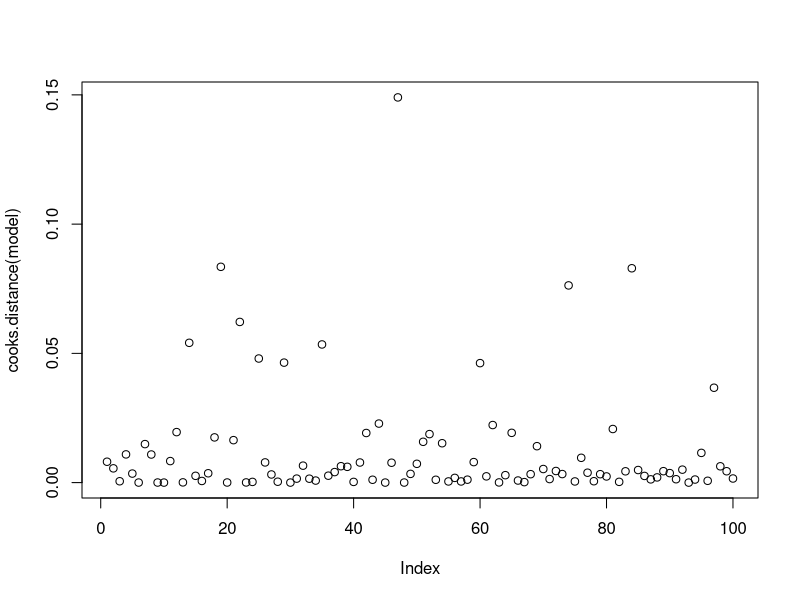
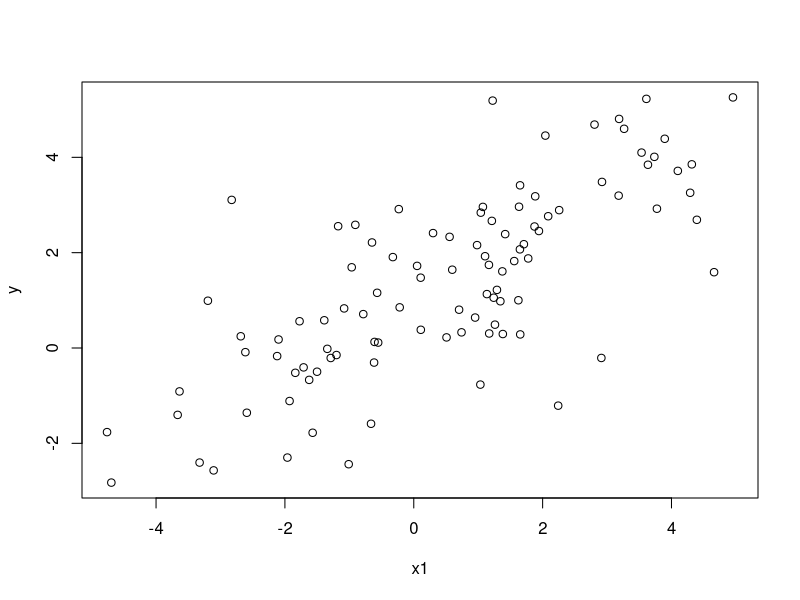
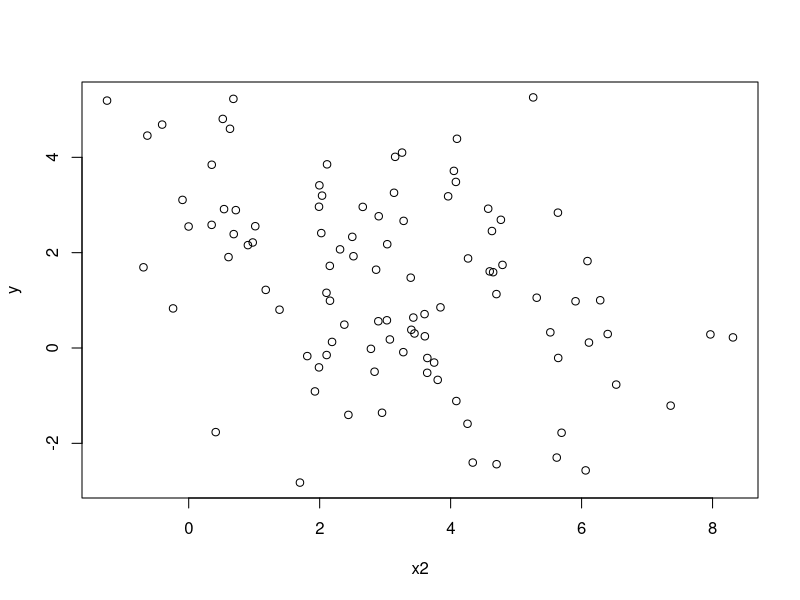
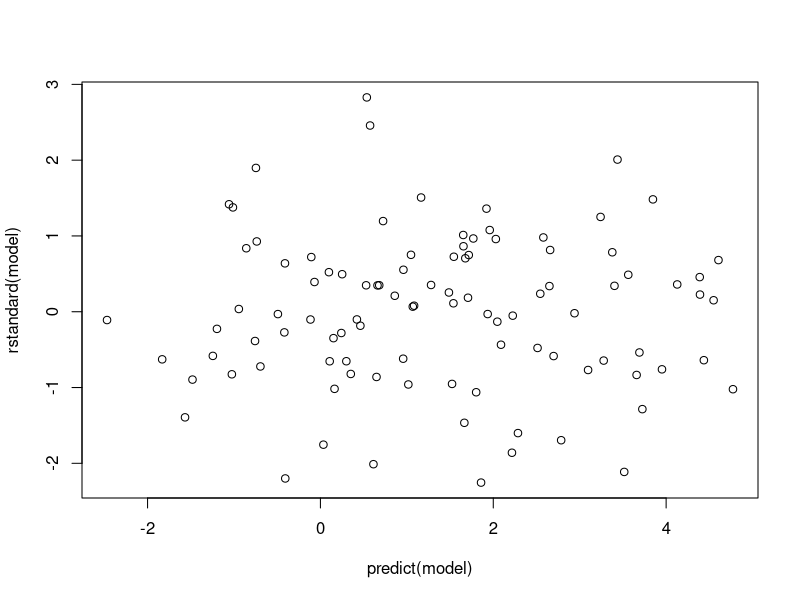
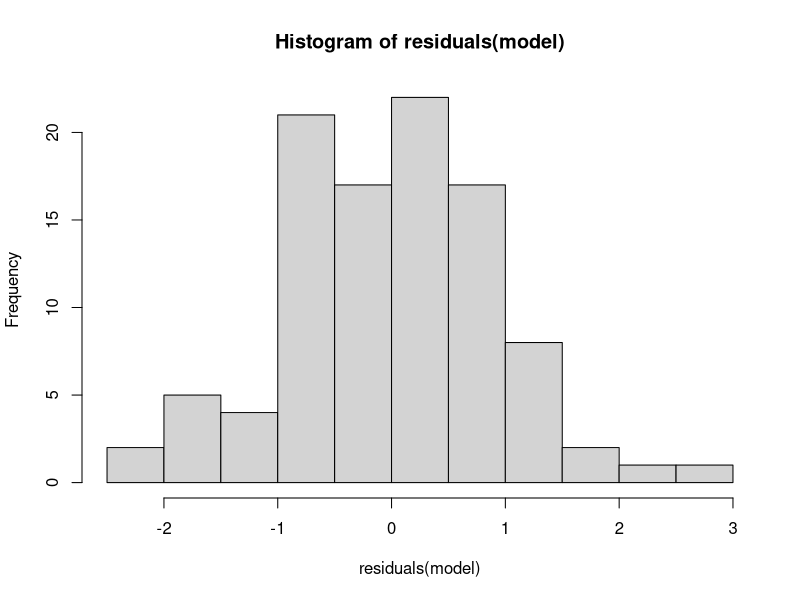
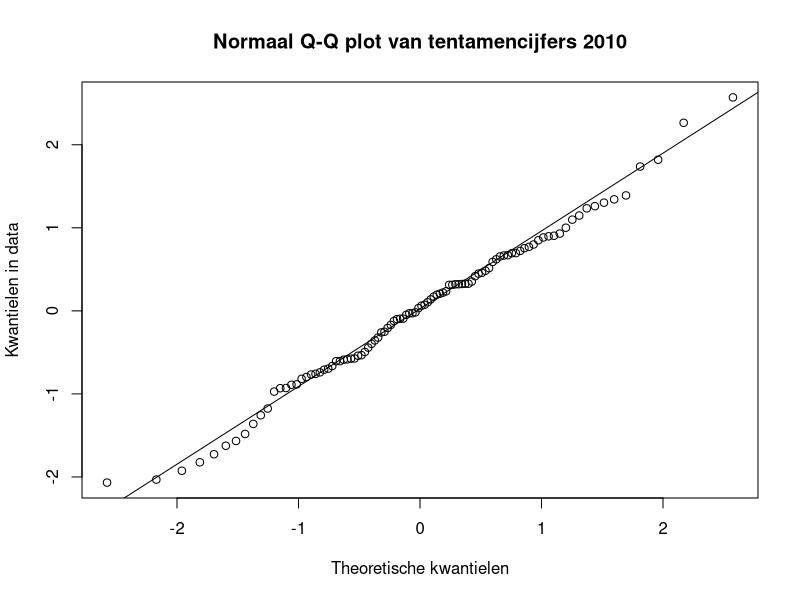

Source code (R) for these figures, in order: (Note: this script raises an error after producing the figures.)
## +++++++++++++++++++++++++++++++++++++++++++++++++++++++++++++++++++++++++++++
## Regressie oefenen.R ####
## +++++++++++++++++++++++++++++++++++++++++++++++++++++++++++++++++++++++++++++
## R code voor Student Analytics Vrije Universiteit Amsterdam
## Copyright 2020 VU
## Web Page: http://www.vu.nl
## Contact: Theo Bakker (t.c.bakker@vu.nl)
## Verspreiding buiten de VU: Ja
##
## Doel: Doel
##
## Afhankelijkheden: Afhankelijkheid
##
## Datasets: Datasets
##
## Opmerkingen:
## 1) Geen.
## 2) ___
##
## ++++++++++++++++++++++++++++++++++++++++++++++++++++++++++++++++++++++++++++
## TODO:
## 1) ___.
##
## ++++++++++++++++++++++++++++++++++++++++++++++++++++++++++++++++++++++++++++
## Geschiedenis:
## 16-07-2020: EG: Aanmaak bestand
## ++++++++++++++++++++++++++++++++++++++++++++++++++++++++++++++++++++++++++++

# links
# https://stats.stackexchange.com/questions/65713/if-you-run-ols-regression-on-cross-sectional-data-should-you-test-for-autocorre

library(rms)

set.seed(12345)

x1 <- rnorm(100,0,2)

x2 <- rnorm(100,3,2)

y <- 2.3 + 0.7 * x1 - 0.4 * x2 + rnorm(100,0,1)

dat <- data.frame(y,x1,x2)

model <- lm(y ~ x1 + x2)

# Outliers
plot(cooks.distance(model))

mahalanobis(cbind(x1,x2),
            c(mean(x1),mean(x2)),
            cov(cbind(x1,x2)))

rstandard(model)

# mahalanbobis is leverage, cooks is ifluence, andere zijn outliers

# Influential points

# Linearity
plot(x1, y)
plot(x2, y)

# Homoskedasticity
plot(predict(model), rstandard(model))

# Normality
hist(residuals(model))

qqnorm(residuals(model), pch = 1,
       main = "Normaal Q-Q plot van tentamencijfers 2010",
       ylab = "Kwantielen in data",
       xlab = "Theoretische kwantielen")
qqline(residuals(model))

# Multicollinearity
rms::vif(model)


### Assumptie normaliteit of heteroskedasticity violated -> bootstrapping

## Bootstrap F-test
library(pbkrtest)
anova(m2,m1)
m1 <- lm(y ~ 1, dat)
m2 <- lm(y ~ x1 + x2, dat)
PBmodcomp(m2, m1, nsim = 1000, seed = 12345, )
library(lmtest)
lrtest(m1,m2)

# Bootstrapped se and CI coefficients
library(car)
Boot(model, R = 1000)
Confint(Boot(model, R = 100), type = "bca")
anova(model)
# anova geeft test voor hele categorische variabele, niet alleen voor dummies
# handig!


###### OUD

#Func <- function(mod){
#  output <- summary(mod)$fstatistic[1]
#  output
#}
#bb <- Boot(model, Func, R = 100)
#sum(summary(model)$fstatistic[1] >= bb$t) / 100
# Werkt niet, want F is niet op null model berekend, zie onder

# F test los uitvoeren voor lineaire regressie
#linearHypothesis.default(model, c("x1 = 0", "x2 = 0"))

# werkt niet
#Ff <- c()
#for (i in 1:1000) {
#  dat_b <- dat[sample.int(100,100,replace = TRUE),] 
#  mod <- lm(y ~ 1, dat_b)
#  Ff[i] <- summary(mod)$fstatistic[1]
#  print(i)
#}
#hist(Ff)
#sum(summary(model)$fstatistic[1] >= Ff) / length(Ff)

# je moet zelf bootstrap maken door predictors en afhankelijke variabele
# apart te sampelen zodat ze random gekoppeld zijn, dan zou er geen relatie
# moeten zijn, dus heb je null model als het ware. Dan verzamel je F verdeling
# en daarmee vergelijk je F die uit echte data komt.
